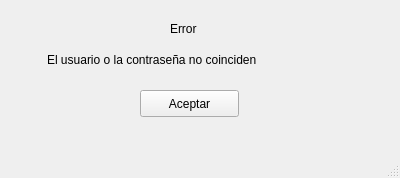
<?xml version="1.0" encoding="UTF-8"?>
<ui version="4.0">
 <class>Error</class>
 <widget class="QMainWindow" name="Error">
  <property name="geometry">
   <rect>
    <x>0</x>
    <y>0</y>
    <width>400</width>
    <height>178</height>
   </rect>
  </property>
  <property name="maximumSize">
   <size>
    <width>400</width>
    <height>178</height>
   </size>
  </property>
  <property name="windowTitle">
   <string>MainWindow</string>
  </property>
  <widget class="QWidget" name="centralwidget">
   <widget class="QLabel" name="label">
    <property name="geometry">
     <rect>
      <x>170</x>
      <y>20</y>
      <width>68</width>
      <height>17</height>
     </rect>
    </property>
    <property name="text">
     <string>Error</string>
    </property>
   </widget>
   <widget class="QLabel" name="label_2">
    <property name="geometry">
     <rect>
      <x>47</x>
      <y>50</y>
      <width>281</width>
      <height>20</height>
     </rect>
    </property>
    <property name="text">
     <string>El usuario o la contraseña no coinciden</string>
    </property>
   </widget>
   <widget class="QPushButton" name="pushButton">
    <property name="geometry">
     <rect>
      <x>140</x>
      <y>90</y>
      <width>99</width>
      <height>27</height>
     </rect>
    </property>
    <property name="text">
     <string>Aceptar</string>
    </property>
   </widget>
  </widget>
  <widget class="QMenuBar" name="menubar">
   <property name="geometry">
    <rect>
     <x>0</x>
     <y>0</y>
     <width>400</width>
     <height>25</height>
    </rect>
   </property>
  </widget>
  <widget class="QStatusBar" name="statusbar"/>
 </widget>
 <resources/>
 <connections/>
</ui>
